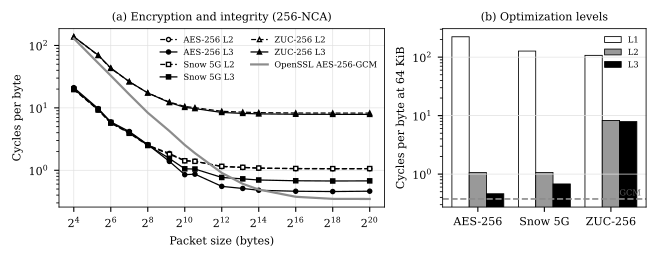

Source code (Python):
#!/usr/bin/env python3
"""Fig. 2 (cloud tier) from the measured Zen 4 data.

Input : ../../results/zen4/zen4_final_all_levels.csv  (bench output, all levels)
Output: fig2_zen4.pdf/.png  - cycles per byte against packet size, and the
                              64 KiB cost of each set at L1, L2 and L3
Grayscale, 300 dpi. Every plotted value is a median from the CSV.
"""
import os
import matplotlib.pyplot as plt
import pandas as pd

HERE = os.path.dirname(os.path.abspath(__file__))
CSV = os.path.join(HERE, "..", "..", "results", "zen4", "zen4_final_all_levels.csv")
d = pd.read_csv(CSV)
d = d[~((d.level == "L1") & d.alg.str.startswith("OpenSSL"))]   # baselines come from the final run

plt.rcParams.update({"font.family": "serif", "font.size": 8, "axes.linewidth": 0.6})
SETS = [("256-NCA5", "AES-256"), ("256-NCA4", "Snow 5G"), ("256-NCA6", "ZUC-256")]
MARK = {"256-NCA5": "o", "256-NCA4": "s", "256-NCA6": "^"}
LINE = {"L2": (0, (4, 2)), "L3": "-"}


def series(alg, level):
    q = d[(d.alg == alg) & (d.level == level) & (d.bytes > 0)].sort_values("bytes")
    return q.bytes.values, q.cpb.values


# ---- Fig. 2 ---------------------------------------------------------------
fig, (ax, bx) = plt.subplots(1, 2, figsize=(6.6, 2.6), gridspec_kw={"width_ratios": [1.6, 1]})
for alg, name in SETS:
    for lev in ["L2", "L3"]:
        x, y = series(alg, lev)
        ax.plot(x, y, color="black", lw=0.9, ls=LINE[lev], marker=MARK[alg], ms=3,
                mfc="white" if lev == "L2" else "black", label=f"{name} {lev}")
x, y = series("OpenSSL-AES-256-GCM", "base")
ax.plot(x, y, color="0.55", lw=1.6, label="OpenSSL AES-256-GCM")
ax.set_xscale("log", base=2)
ax.set_yscale("log")
ax.set_xlabel("Packet size (bytes)")
ax.set_ylabel("Cycles per byte")
ax.set_title("(a) Encryption and integrity (256-NCA)", fontsize=8)
ax.grid(True, which="major", color="0.88", lw=0.5)
ax.legend(fontsize=6, ncol=2, frameon=False, loc="upper right")

levels = ["L1", "L2", "L3"]
fills = {"L1": "white", "L2": "0.6", "L3": "black"}
w = 0.26
for i, (alg, name) in enumerate(SETS):
    for j, lev in enumerate(levels):
        cpb = d[(d.alg == alg) & (d.level == lev) & (d.bytes == 65536)].cpb.values[0]
        bx.bar(i + (j - 1) * w, cpb, w, color=fills[lev], edgecolor="black", lw=0.6,
               label=lev if i == 0 else None)
gcm = d[(d.alg == "OpenSSL-AES-256-GCM") & (d.bytes == 65536)].cpb.values[0]
bx.axhline(gcm, color="0.55", lw=1.2, ls="--")
bx.text(2.45, gcm * 1.15, "GCM", fontsize=6, color="0.35", ha="right")
bx.set_yscale("log")
bx.set_xticks(range(3))
bx.set_xticklabels([n for _, n in SETS])
bx.set_ylabel("Cycles per byte at 64 KiB")
bx.set_title("(b) Optimization levels", fontsize=8)
bx.legend(fontsize=6, frameon=False, loc="upper right")
bx.grid(True, axis="y", which="major", color="0.88", lw=0.5)
fig.tight_layout()
for ext in ("pdf", "png"):
    fig.savefig(os.path.join(HERE, f"fig2_zen4.{ext}"), dpi=300)

print("wrote fig2_zen4")
